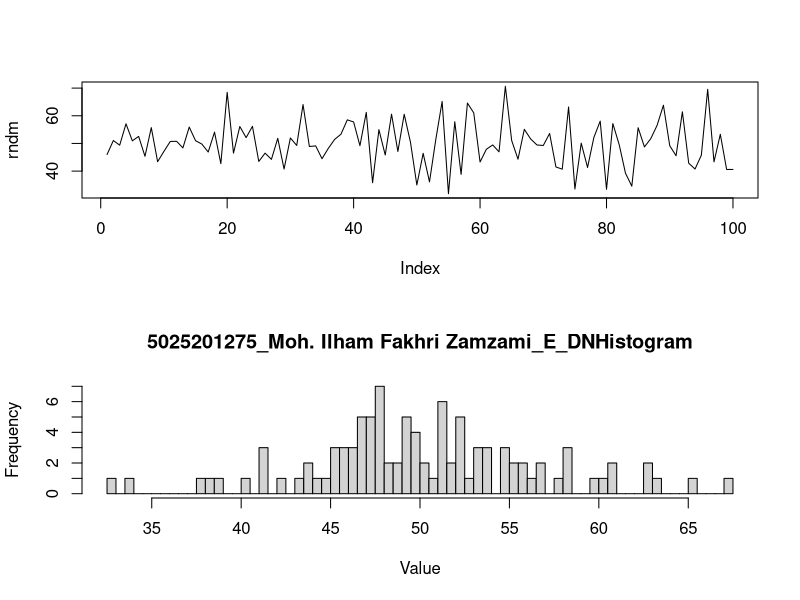

Source code (R):
#6a
sd = 8
mean = 50

set.seed(100)
rndm = rnorm(100, mean, sd)
x1 = floor(mean(rndm))
x2 = ceiling(mean(rndm))
temp = pnorm(x2, mean, sd, lower.tail = TRUE) - pnorm(x1, mean, sd, lower.tail = TRUE)
cat("Distribusi normal P(X1 <= x <= X2) = ", temp)

z_x1 = (x1-mean)/sd
z_x2 = (x2-mean)/sd
cat("Z-Score X1 = ", z_x1)
cat("\nZ-Score X2 = ", z_x2)

par(mfrow = c(2,1))
plot(rndm, type = "l")

#6b
hist(rnorm(100, mean, sd), breaks = 50, main = "5025201275_Moh. Ilham Fakhri Zamzami_E_DNHistogram", xlab = "Value", ylab = "Frequency")

#6c
var(rnorm(100, mean, sd))